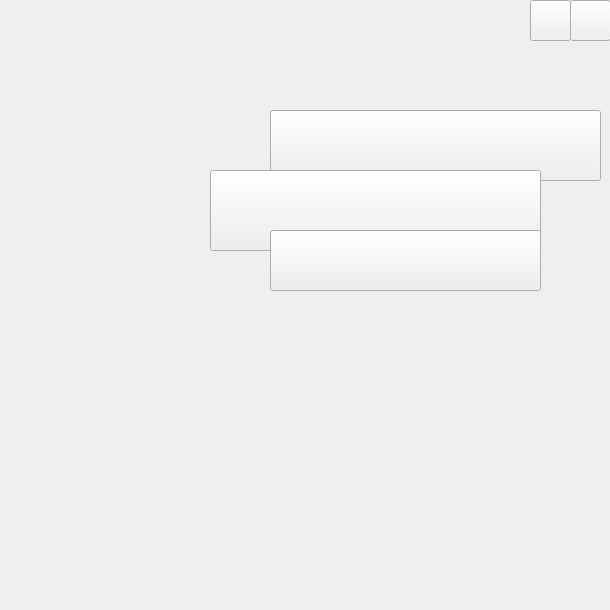
<?xml version="1.0" encoding="UTF-8"?>
<ui version="4.0">
 <class>Menu</class>
 <widget class="QMainWindow" name="Menu">
  <property name="geometry">
   <rect>
    <x>0</x>
    <y>0</y>
    <width>610</width>
    <height>610</height>
   </rect>
  </property>
  <property name="minimumSize">
   <size>
    <width>500</width>
    <height>1</height>
   </size>
  </property>
  <property name="maximumSize">
   <size>
    <width>1000</width>
    <height>1000</height>
   </size>
  </property>
  <property name="windowTitle">
   <string>Gobang</string>
  </property>
  <widget class="QWidget" name="centralwidget">
   <widget class="QPushButton" name="close_btn">
    <property name="geometry">
     <rect>
      <x>570</x>
      <y>0</y>
      <width>41</width>
      <height>41</height>
     </rect>
    </property>
    <property name="styleSheet">
     <string notr="true">border-image:url(:/img/close.png)</string>
    </property>
    <property name="text">
     <string/>
    </property>
   </widget>
   <widget class="QPushButton" name="min_btn">
    <property name="geometry">
     <rect>
      <x>530</x>
      <y>0</y>
      <width>41</width>
      <height>41</height>
     </rect>
    </property>
    <property name="styleSheet">
     <string notr="true">border-image:url(:/img/min.png)</string>
    </property>
    <property name="text">
     <string/>
    </property>
   </widget>
   <widget class="QLabel" name="label">
    <property name="geometry">
     <rect>
      <x>0</x>
      <y>0</y>
      <width>611</width>
      <height>630</height>
     </rect>
    </property>
    <property name="styleSheet">
     <string notr="true">border-image:url(:/img/cover.png)</string>
    </property>
    <property name="text">
     <string/>
    </property>
   </widget>
   <widget class="QLabel" name="label_2">
    <property name="geometry">
     <rect>
      <x>180</x>
      <y>40</y>
      <width>421</width>
      <height>81</height>
     </rect>
    </property>
    <property name="styleSheet">
     <string notr="true">border-image:url(:/img/name.png)</string>
    </property>
    <property name="text">
     <string/>
    </property>
   </widget>
   <widget class="QPushButton" name="AiGame_btn">
    <property name="geometry">
     <rect>
      <x>270</x>
      <y>110</y>
      <width>331</width>
      <height>71</height>
     </rect>
    </property>
    <property name="font">
     <font>
      <family>等线</family>
      <pointsize>12</pointsize>
     </font>
    </property>
    <property name="styleSheet">
     <string notr="true">border-image:url(:/img/aigame.png)</string>
    </property>
    <property name="text">
     <string/>
    </property>
   </widget>
   <widget class="QPushButton" name="LocalGame_btn">
    <property name="geometry">
     <rect>
      <x>210</x>
      <y>170</y>
      <width>331</width>
      <height>81</height>
     </rect>
    </property>
    <property name="font">
     <font>
      <family>等线</family>
      <pointsize>12</pointsize>
     </font>
    </property>
    <property name="styleSheet">
     <string notr="true">border-image:url(:/img/localgame.png)</string>
    </property>
    <property name="text">
     <string/>
    </property>
   </widget>
   <widget class="QPushButton" name="NetGame_btn">
    <property name="geometry">
     <rect>
      <x>270</x>
      <y>230</y>
      <width>271</width>
      <height>61</height>
     </rect>
    </property>
    <property name="font">
     <font>
      <family>等线</family>
      <pointsize>12</pointsize>
     </font>
    </property>
    <property name="styleSheet">
     <string notr="true">border-image:url(:/img/netgame.png)</string>
    </property>
    <property name="text">
     <string/>
    </property>
   </widget>
   <zorder>label</zorder>
   <zorder>AiGame_btn</zorder>
   <zorder>LocalGame_btn</zorder>
   <zorder>NetGame_btn</zorder>
   <zorder>label_2</zorder>
   <zorder>min_btn</zorder>
   <zorder>close_btn</zorder>
  </widget>
 </widget>
 <resources/>
 <connections>
  <connection>
   <sender>close_btn</sender>
   <signal>released()</signal>
   <receiver>Menu</receiver>
   <slot>close()</slot>
   <hints>
    <hint type="sourcelabel">
     <x>405</x>
     <y>15</y>
    </hint>
    <hint type="destinationlabel">
     <x>210</x>
     <y>218</y>
    </hint>
   </hints>
  </connection>
  <connection>
   <sender>min_btn</sender>
   <signal>released()</signal>
   <receiver>Menu</receiver>
   <slot>showMinimized()</slot>
   <hints>
    <hint type="sourcelabel">
     <x>377</x>
     <y>15</y>
    </hint>
    <hint type="destinationlabel">
     <x>210</x>
     <y>218</y>
    </hint>
   </hints>
  </connection>
 </connections>
</ui>
